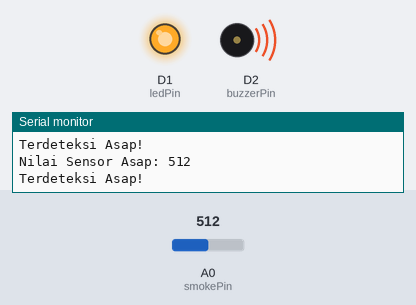
Recording of a sketch running on a simulated ESP8266 (NodeMCU). Parts: output pins drawn as LEDs (lit = HIGH), buzzer (waves = sounding), the last lines printed to the serial monitor. Dashed ring = blinking. Inputs (shaded band) come from the test bench; at power-on: A0 (smokePin) = 512.

Above: at 3.5 s.
3.9 s: A0 (smokePin) set to 482
At 5.2 s:
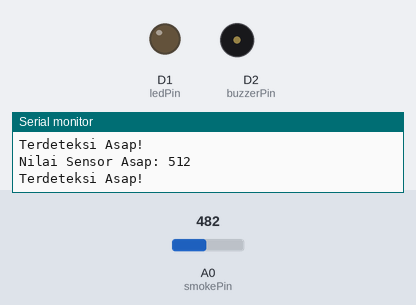
7.8 s: A0 (smokePin) set to 510
At 8.1 s:
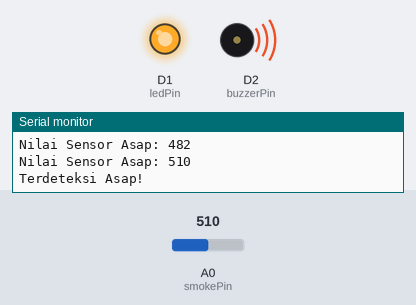
11.7 s: A0 (smokePin) set to 490
At 11.9 s:
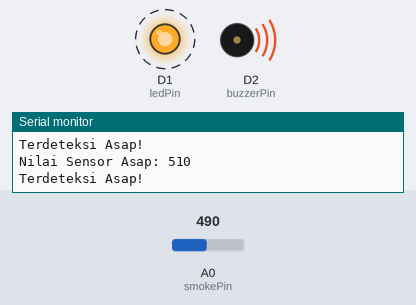
15.6 s: A0 (smokePin) set to 511
At 18.7 s:
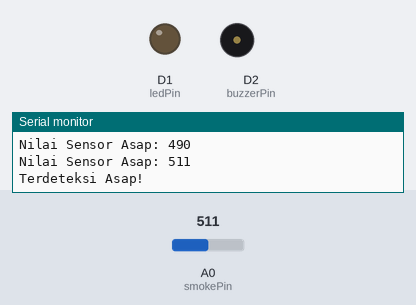
Timing chart, 0 to 20.5 s (numbered marks = the images above; inputs shaded):
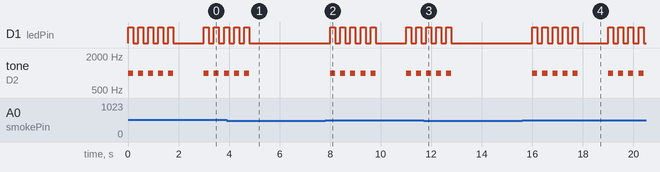

Measured:
- the behaviour switches between 501 and 500 on A0 (smokePin) (found by bisection; images 0 and 1)
- after the input at 3.9 s, D1 (ledPin): goes on until 4.8 s, then stays LOW; tone on D2 (buzzerPin): goes on until 4.8 s, then stays silent
- after the input at 7.8 s, D1 (ledPin): goes 4 × (HIGH 0.20 s, LOW 0.20 s), HIGH 0.20 s, LOW 1.2 s, HIGH 0.20 s, LOW 0.20 s, HIGH 0.20 s, then LOW, starting after 0.20 s; tone on D2 (buzzerPin): goes 4 × (1000 Hz 0.20 s, silent 0.20 s), 1000 Hz 0.20 s, silent 1.2 s, 1000 Hz 0.20 s, silent 0.20 s, 1000 Hz 0.20 s, then silent, starting after 0.20 s
- after the input at 11.7 s, D1 (ledPin): goes on until 12.8 s, then stays LOW; tone on D2 (buzzerPin): goes on until 12.8 s, then stays silent
- by itself, tone on D2 (buzzerPin): plays 1000 Hz for 0.20 s, 1000 Hz for 0.20 s, 1000 Hz for 0.20 s, 1000 Hz for 0.20 s, 1000 Hz for 0.20 s, 1000 Hz for 0.20 s … (8 notes in this stretch)

The sketch:

sanbercodeiot52t13b.ino
```cpp
const int smokePin = A0;    // Pin analog untuk sensor asap (MQ-2)
const int ledPin = D1;      // Pin digital untuk LED
const int buzzerPin = D2;   // Pin digital untuk buzzer

void setup() {
  Serial.begin(115200);
  pinMode(ledPin, OUTPUT);
  pinMode(buzzerPin, OUTPUT);
}

void loop() {
  int smokeValue = analogRead(smokePin);

  Serial.print("Nilai Sensor Asap: ");
  Serial.println(smokeValue);

  // Sesuaikan nilai ambang batas sesuai kebutuhan Anda
  if (smokeValue > 500) {
    Serial.println("Terdeteksi Asap!");
    activateAlarm();  // Memanggil fungsi untuk mengaktifkan alarm (buzzer dan LED)
  }

  delay(1000);  // Jeda 1 detik antara pembacaan sensor
}

void activateAlarm() {
  for (int i = 0; i < 5; i++) {
    digitalWrite(ledPin, HIGH);   // Menyalakan LED
    tone(buzzerPin, 1000);         // Menghasilkan nada pada buzzer
    delay(200);                    // Jeda 200 ms
    digitalWrite(ledPin, LOW);    // Mematikan LED
    noTone(buzzerPin);             // Mematikan nada pada buzzer
    delay(200);                    // Jeda 200 ms
  }
}
```
